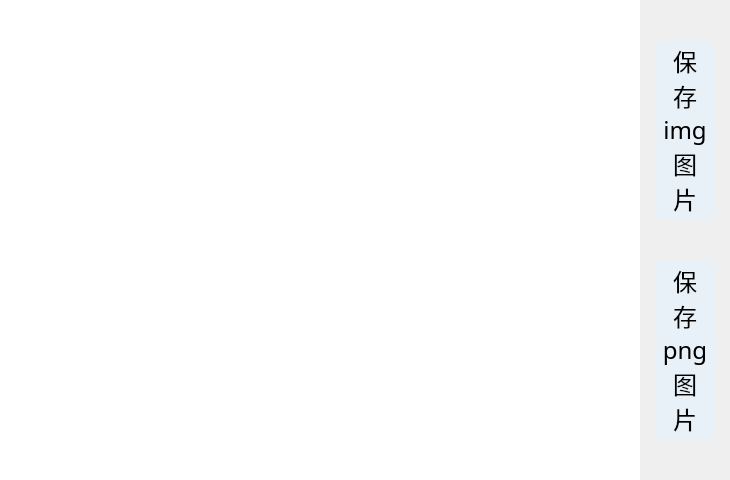
<?xml version="1.0" encoding="UTF-8"?>
<ui version="4.0">
 <class>MainWindow</class>
 <widget class="QMainWindow" name="MainWindow">
  <property name="geometry">
   <rect>
    <x>0</x>
    <y>0</y>
    <width>730</width>
    <height>480</height>
   </rect>
  </property>
  <property name="windowTitle">
   <string>MainWindow</string>
  </property>
  <property name="styleSheet">
   <string notr="true"/>
  </property>
  <widget class="QWidget" name="centralwidget">
   <widget class="QLabel" name="label_img">
    <property name="geometry">
     <rect>
      <x>0</x>
      <y>0</y>
      <width>640</width>
      <height>480</height>
     </rect>
    </property>
    <property name="styleSheet">
     <string notr="true">background-color: rgba(255, 255, 255);</string>
    </property>
    <property name="text">
     <string/>
    </property>
   </widget>
   <widget class="QPushButton" name="pushButton_jpg">
    <property name="geometry">
     <rect>
      <x>655</x>
      <y>40</y>
      <width>60</width>
      <height>180</height>
     </rect>
    </property>
    <property name="font">
     <font>
      <family>黑体</family>
      <pointsize>18</pointsize>
     </font>
    </property>
    <property name="styleSheet">
     <string notr="true">QPushButton
{
    background-color: rgba(232, 241, 248);
    border-radius: 10px;
}
QPushButton:hover
{
    background-color: rgba(64, 70, 104, 100);
    border-radius: 10px;
}</string>
    </property>
    <property name="text">
     <string>保
存
img
图
片</string>
    </property>
   </widget>
   <widget class="QPushButton" name="pushButton_png">
    <property name="geometry">
     <rect>
      <x>655</x>
      <y>260</y>
      <width>60</width>
      <height>180</height>
     </rect>
    </property>
    <property name="font">
     <font>
      <family>黑体</family>
      <pointsize>18</pointsize>
     </font>
    </property>
    <property name="styleSheet">
     <string notr="true">QPushButton
{
    background-color: rgba(232, 241, 248);
    border-radius: 10px;
}
QPushButton:hover
{
    background-color: rgba(64, 70, 104, 100);
    border-radius: 10px;
}</string>
    </property>
    <property name="text">
     <string>保
存
png
图
片</string>
    </property>
   </widget>
  </widget>
 </widget>
 <resources/>
 <connections>
  <connection>
   <sender>pushButton_jpg</sender>
   <signal>clicked()</signal>
   <receiver>MainWindow</receiver>
   <slot>save_jpg_img()</slot>
   <hints>
    <hint type="sourcelabel">
     <x>676</x>
     <y>208</y>
    </hint>
    <hint type="destinationlabel">
     <x>729</x>
     <y>232</y>
    </hint>
   </hints>
  </connection>
  <connection>
   <sender>pushButton_png</sender>
   <signal>clicked()</signal>
   <receiver>MainWindow</receiver>
   <slot>save_png_img()</slot>
   <hints>
    <hint type="sourcelabel">
     <x>690</x>
     <y>312</y>
    </hint>
    <hint type="destinationlabel">
     <x>784</x>
     <y>327</y>
    </hint>
   </hints>
  </connection>
 </connections>
 <slots>
  <slot>save_jpg_img()</slot>
  <slot>save_png_img()</slot>
 </slots>
</ui>
